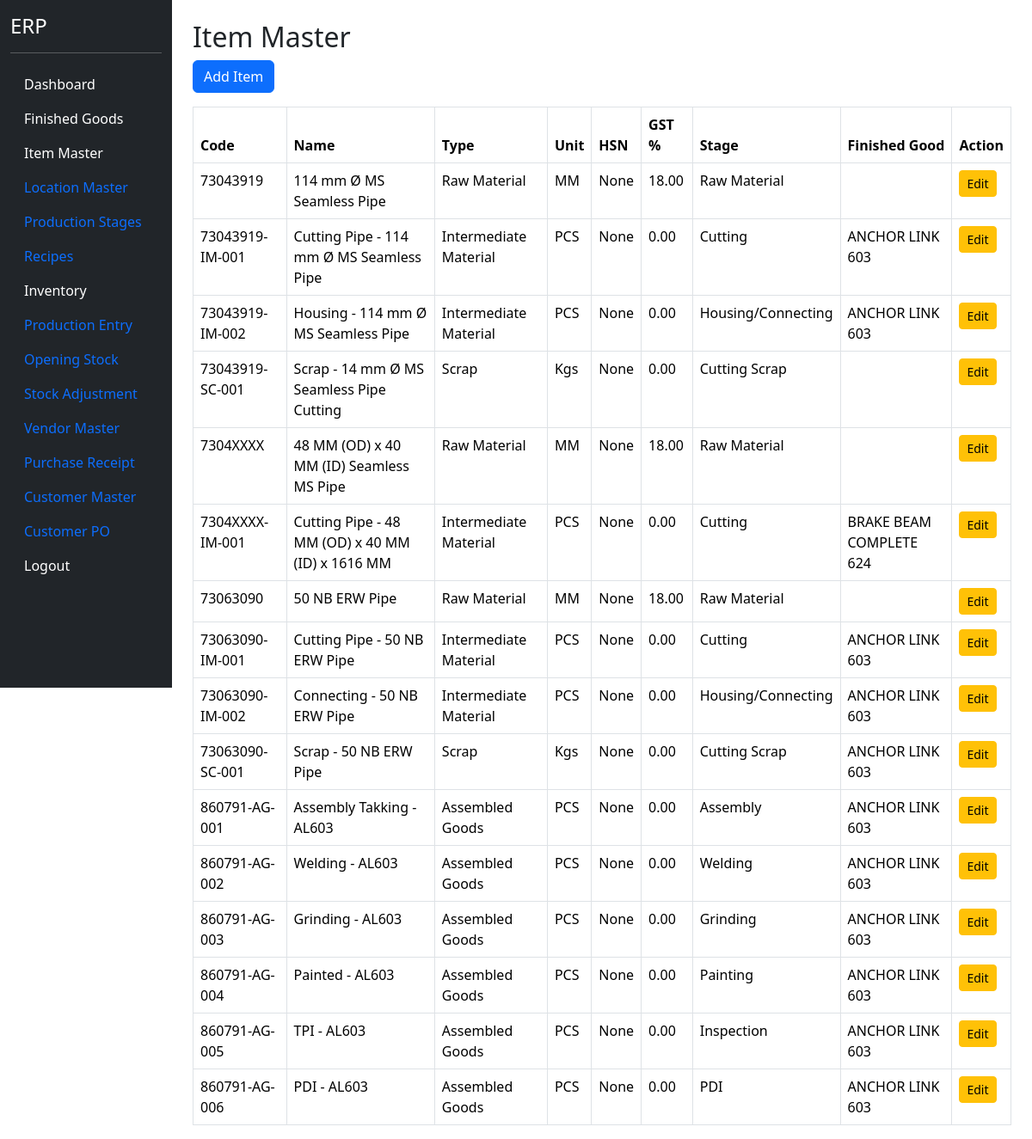
Screenshot of /items (signed in) with the database file from the repository.
### models.py (models this page shows)
class ItemMaster(db.Model):
    __tablename__ = "item_master"
    id = db.Column(db.Integer, primary_key=True)
    item_code = db.Column(
        db.String(50),
        unique=True,
        nullable=False
    )
    item_name = db.Column(
        db.String(255),
        nullable=False
    )
    item_type = db.Column(
        db.String(50),
        nullable=False
    )
    production_stage = db.Column(
    db.String(100)
    )
    production_stage_id = db.Column(
    db.Integer,
    db.ForeignKey(
        "production_stage_master.id"
    ),
    nullable=True
    )
    production_stage_rel = db.relationship(
    "ProductionStageMaster"
    )
    unit = db.Column(
        db.String(20),
        nullable=False
    )
    finished_good_id = db.Column(
    db.Integer,
    db.ForeignKey("finished_goods.id"),
    nullable=True
    )
    hsn_code = db.Column(
    db.String(20)
    )
    gst_rate = db.Column(
    db.Float,
    default=18
    )
    active = db.Column(
        db.Boolean,
        default=True
    )

class ProductionStageMaster(db.Model):
    __tablename__ = "production_stage_master"
    id = db.Column(
        db.Integer,
        primary_key=True
    )
    stage_no = db.Column(
        db.Integer,
        nullable=False
    )
    stage_name = db.Column(
        db.String(100),
        nullable=False
    )
    active = db.Column(
        db.Boolean,
        default=True
    )

class FinishedGood(db.Model):
    __tablename__ = "finished_goods"
    id = db.Column(db.Integer, primary_key=True)
    fg_code = db.Column(
        db.String(50),
        unique=True,
        nullable=False
    )
    fg_name = db.Column(
        db.String(200),
        nullable=False
    )
    pl_number = db.Column(
        db.String(100),
        nullable=True
    )
    uvam_reference = db.Column(
        db.String(500),
        nullable=True
    )
    items = db.relationship(
    "ItemMaster",
    backref="finished_good",
    lazy=True
    )
    active = db.Column(
        db.Boolean,
        default=True
    )

### blueprints/masters/routes.py (the view)
@masters_bp.route("/items")
@login_required
def items():
    item_list = ItemMaster.query.order_by(
        ItemMaster.item_code
        ).all()
    return render_template(
        "items.html",
        item_list=item_list
    )

### app.py (called while the page is built)
@login_manager.user_loader
def load_user(user_id):
    return User.query.get(int(user_id))

### templates/items.html
{% extends "base.html" %}
{% block content %}
<div class="container mt-4">
    <h2>Item Master</h2>
    <a href="/items/add"
       class="btn btn-primary mb-3">
        Add Item
    </a>
    <table class="table table-bordered">
        <thead>
            <tr>
                <th>Code</th>
                <th>Name</th>
                <th>Type</th>
                <th>Unit</th>
                <th>
                    HSN
                </th>
                <th>
                    GST %
                </th>
                <th>Stage</th>
                <th>Finished Good</th>
                <th>Action</th>
            </tr>
        </thead>
        <tbody>
            {% for item in item_list %}
            <tr>
                <td>{{ item.item_code }}</td>
                <td>{{ item.item_name }}</td>
                <td>{{ item.item_type }}</td>
                <td>{{ item.unit }}</td>
                <td>
                    {{ item.hsn_code }}
                </td>
                <td>
                    {{ "%.2f"|format(item.gst_rate or 0) }}
                </td>
                <td>
                    {% if item.production_stage_rel %}
                    {{ item.production_stage_rel.stage_name }}
                    {% endif %}
                </td>
                <td>
                    {{ item.finished_good.fg_name if item.finished_good else '' }}
                </td>
                <td>
                    <a href="/items/edit/{{ item.id }}"
                       class="btn btn-sm btn-warning">
                        Edit
                    </a>
                </td>
            </tr>
            {% endfor %}
        </tbody>
    </table>
</div>
{% endblock %}

### rows the page displays
ItemMaster: item_code "73043919", item_name "114 mm Ø MS Seamless Pipe", item_type "Raw Material", unit "MM", hsn_code "None", gst_rate "18.00", production_stage_rel.stage_name "Raw Material"
ItemMaster: item_code "73043919-IM-001", item_name "Cutting Pipe - 114 mm Ø MS Seamless Pipe", item_type "Intermediate Material", unit "PCS", hsn_code "None", gst_rate "0.00", production_stage_rel.stage_name "Cutting", finished_good "ANCHOR LINK 603"
ItemMaster: item_code "73043919-IM-002", item_name "Housing - 114 mm Ø MS Seamless Pipe", item_type "Intermediate Material", unit "PCS", hsn_code "None", gst_rate "0.00", production_stage_rel.stage_name "Housing/Connecting", finished_good "ANCHOR LINK 603"
ItemMaster: item_code "73043919-SC-001", item_name "Scrap - 14 mm Ø MS Seamless Pipe Cutting", item_type "Scrap", unit "Kgs", hsn_code "None", gst_rate "0.00", production_stage_rel.stage_name "Cutting Scrap"
ItemMaster: item_code "7304XXXX", item_name "48 MM (OD) x 40 MM (ID) Seamless MS Pipe", item_type "Raw Material", unit "MM", hsn_code "None", gst_rate "18.00", production_stage_rel.stage_name "Raw Material"
ItemMaster: item_code "7304XXXX-IM-001", item_name "Cutting Pipe - 48 MM (OD) x 40 MM (ID) x 1616 MM", item_type "Intermediate Material", unit "PCS", hsn_code "None", gst_rate "0.00", production_stage_rel.stage_name "Cutting", finished_good "BRAKE BEAM COMPLETE 624"
ItemMaster: item_code "73063090", item_name "50 NB ERW Pipe", item_type "Raw Material", unit "MM", hsn_code "None", gst_rate "18.00", production_stage_rel.stage_name "Raw Material"
ItemMaster: item_code "73063090-IM-001", item_name "Cutting Pipe - 50 NB ERW Pipe", item_type "Intermediate Material", unit "PCS", hsn_code "None", gst_rate "0.00", production_stage_rel.stage_name "Cutting", finished_good "ANCHOR LINK 603"
ItemMaster: item_code "73063090-IM-002", item_name "Connecting - 50 NB ERW Pipe", item_type "Intermediate Material", unit "PCS", hsn_code "None", gst_rate "0.00", production_stage_rel.stage_name "Housing/Connecting", finished_good "ANCHOR LINK 603"
ItemMaster: item_code "73063090-SC-001", item_name "Scrap - 50 NB ERW Pipe", item_type "Scrap", unit "Kgs", hsn_code "None", gst_rate "0.00", production_stage_rel.stage_name "Cutting Scrap", finished_good "ANCHOR LINK 603"
ItemMaster: item_code "860791-AG-001", item_name "Assembly Takking - AL603", item_type "Assembled Goods", unit "PCS", hsn_code "None", gst_rate "0.00", production_stage_rel.stage_name "Assembly", finished_good "ANCHOR LINK 603"
ItemMaster: item_code "860791-AG-002", item_name "Welding - AL603", item_type "Assembled Goods", unit "PCS", hsn_code "None", gst_rate "0.00", production_stage_rel.stage_name "Welding", finished_good "ANCHOR LINK 603"
ItemMaster: item_code "860791-AG-003", item_name "Grinding - AL603", item_type "Assembled Goods", unit "PCS", hsn_code "None", gst_rate "0.00", production_stage_rel.stage_name "Grinding", finished_good "ANCHOR LINK 603"
ItemMaster: item_code "860791-AG-004", item_name "Painted - AL603", item_type "Assembled Goods", unit "PCS", hsn_code "None", gst_rate "0.00", production_stage_rel.stage_name "Painting", finished_good "ANCHOR LINK 603"
ItemMaster: item_code "860791-AG-005", item_name "TPI - AL603", item_type "Assembled Goods", unit "PCS", hsn_code "None", gst_rate "0.00", production_stage_rel.stage_name "Inspection", finished_good "ANCHOR LINK 603"
ItemMaster: item_code "860791-AG-006", item_name "PDI - AL603", item_type "Assembled Goods", unit "PCS", hsn_code "None", gst_rate "0.00", production_stage_rel.stage_name "PDI", finished_good "ANCHOR LINK 603"
